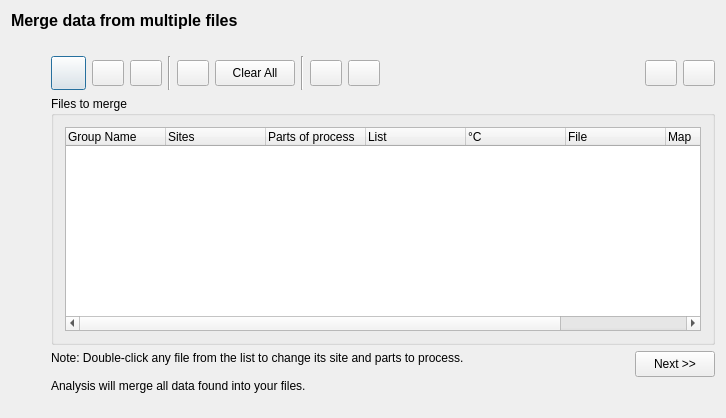
<?xml version="1.0" encoding="UTF-8"?>
<ui version="4.0">
 <class>addfiles_fileslist_basedialog</class>
 <widget class="QDialog" name="addfiles_fileslist_basedialog">
  <property name="geometry">
   <rect>
    <x>0</x>
    <y>0</y>
    <width>726</width>
    <height>418</height>
   </rect>
  </property>
  <property name="minimumSize">
   <size>
    <width>0</width>
    <height>0</height>
   </size>
  </property>
  <property name="windowTitle">
   <string>Form1</string>
  </property>
  <property name="windowIcon">
   <iconset resource="gex.qrc">
    <normaloff>:/gex/icons/gex_application_48x48.png</normaloff>:/gex/icons/gex_application_48x48.png</iconset>
  </property>
  <property name="autoFillBackground">
   <bool>true</bool>
  </property>
  <layout class="QVBoxLayout">
   <item>
    <widget class="QLabel" name="TextLabel1">
     <property name="font">
      <font>
       <family>Ms Sans Serif</family>
       <pointsize>12</pointsize>
       <weight>75</weight>
       <bold>true</bold>
      </font>
     </property>
     <property name="text">
      <string>Merge data from multiple files</string>
     </property>
     <property name="wordWrap">
      <bool>false</bool>
     </property>
    </widget>
   </item>
   <item>
    <spacer name="spacer17">
     <property name="orientation">
      <enum>Qt::Vertical</enum>
     </property>
     <property name="sizeType">
      <enum>QSizePolicy::Fixed</enum>
     </property>
     <property name="sizeHint" stdset="0">
      <size>
       <width>20</width>
       <height>20</height>
      </size>
     </property>
    </spacer>
   </item>
   <item>
    <layout class="QHBoxLayout" name="hBoxLayoutGlobal">
     <item>
      <spacer name="spacer18">
       <property name="orientation">
        <enum>Qt::Horizontal</enum>
       </property>
       <property name="sizeType">
        <enum>QSizePolicy::Fixed</enum>
       </property>
       <property name="sizeHint" stdset="0">
        <size>
         <width>40</width>
         <height>20</height>
        </size>
       </property>
      </spacer>
     </item>
     <item>
      <layout class="QVBoxLayout" name="vBoxLayoutGlobal">
       <item>
        <layout class="QHBoxLayout" name="hBoxLayoutButton">
         <item>
          <widget class="QPushButton" name="buttonTimePeriod">
           <property name="sizePolicy">
            <sizepolicy hsizetype="Fixed" vsizetype="Fixed">
             <horstretch>0</horstretch>
             <verstretch>0</verstretch>
            </sizepolicy>
           </property>
           <property name="minimumSize">
            <size>
             <width>35</width>
             <height>34</height>
            </size>
           </property>
           <property name="maximumSize">
            <size>
             <width>35</width>
             <height>34</height>
            </size>
           </property>
           <property name="toolTip">
            <string>Smart Import (query over a time period and filter criteria: lot name, tester name, etc...)</string>
           </property>
           <property name="text">
            <string/>
           </property>
           <property name="icon">
            <iconset resource="gex.qrc">
             <normaloff>:/gex/icons/file_opendate.png</normaloff>:/gex/icons/file_opendate.png</iconset>
           </property>
           <property name="iconSize">
            <size>
             <width>32</width>
             <height>32</height>
            </size>
           </property>
          </widget>
         </item>
         <item>
          <widget class="QPushButton" name="buttonAddFile">
           <property name="sizePolicy">
            <sizepolicy hsizetype="Fixed" vsizetype="Fixed">
             <horstretch>0</horstretch>
             <verstretch>0</verstretch>
            </sizepolicy>
           </property>
           <property name="minimumSize">
            <size>
             <width>32</width>
             <height>26</height>
            </size>
           </property>
           <property name="maximumSize">
            <size>
             <width>32</width>
             <height>26</height>
            </size>
           </property>
           <property name="toolTip">
            <string>Select files to merge</string>
           </property>
           <property name="text">
            <string/>
           </property>
           <property name="icon">
            <iconset resource="gex.qrc">
             <normaloff>:/gex/icons/file_open.png</normaloff>:/gex/icons/file_open.png</iconset>
           </property>
           <property name="iconSize">
            <size>
             <width>32</width>
             <height>32</height>
            </size>
           </property>
          </widget>
         </item>
         <item>
          <widget class="QPushButton" name="buttonProperties">
           <property name="sizePolicy">
            <sizepolicy hsizetype="Fixed" vsizetype="Fixed">
             <horstretch>0</horstretch>
             <verstretch>0</verstretch>
            </sizepolicy>
           </property>
           <property name="minimumSize">
            <size>
             <width>32</width>
             <height>26</height>
            </size>
           </property>
           <property name="maximumSize">
            <size>
             <width>32</width>
             <height>26</height>
            </size>
           </property>
           <property name="focusPolicy">
            <enum>Qt::NoFocus</enum>
           </property>
           <property name="toolTip">
            <string>Properties: File details and parts/sites to process (supports multi-files selection)</string>
           </property>
           <property name="text">
            <string/>
           </property>
           <property name="icon">
            <iconset resource="gex.qrc">
             <normaloff>:/gex/icons/properties.png</normaloff>:/gex/icons/properties.png</iconset>
           </property>
           <property name="iconSize">
            <size>
             <width>32</width>
             <height>32</height>
            </size>
           </property>
          </widget>
         </item>
         <item>
          <widget class="Line" name="Line1">
           <property name="frameShape">
            <enum>QFrame::VLine</enum>
           </property>
           <property name="frameShadow">
            <enum>QFrame::Sunken</enum>
           </property>
          </widget>
         </item>
         <item>
          <widget class="QPushButton" name="buttonRemoveFile">
           <property name="sizePolicy">
            <sizepolicy hsizetype="Fixed" vsizetype="Fixed">
             <horstretch>0</horstretch>
             <verstretch>0</verstretch>
            </sizepolicy>
           </property>
           <property name="minimumSize">
            <size>
             <width>32</width>
             <height>26</height>
            </size>
           </property>
           <property name="maximumSize">
            <size>
             <width>32</width>
             <height>26</height>
            </size>
           </property>
           <property name="toolTip">
            <string>Remove selected files from list</string>
           </property>
           <property name="text">
            <string/>
           </property>
           <property name="icon">
            <iconset resource="gex.qrc">
             <normaloff>:/gex/icons/file_remove.png</normaloff>:/gex/icons/file_remove.png</iconset>
           </property>
           <property name="iconSize">
            <size>
             <width>32</width>
             <height>32</height>
            </size>
           </property>
          </widget>
         </item>
         <item>
          <widget class="QPushButton" name="PushButtonClearAll">
           <property name="sizePolicy">
            <sizepolicy hsizetype="Fixed" vsizetype="Fixed">
             <horstretch>0</horstretch>
             <verstretch>0</verstretch>
            </sizepolicy>
           </property>
           <property name="minimumSize">
            <size>
             <width>80</width>
             <height>26</height>
            </size>
           </property>
           <property name="maximumSize">
            <size>
             <width>80</width>
             <height>26</height>
            </size>
           </property>
           <property name="toolTip">
            <string>Remove ALL files from list</string>
           </property>
           <property name="text">
            <string>Clear All</string>
           </property>
          </widget>
         </item>
         <item>
          <widget class="Line" name="Line2">
           <property name="frameShape">
            <enum>QFrame::VLine</enum>
           </property>
           <property name="frameShadow">
            <enum>QFrame::Sunken</enum>
           </property>
          </widget>
         </item>
         <item>
          <widget class="QPushButton" name="buttonUp">
           <property name="sizePolicy">
            <sizepolicy hsizetype="Fixed" vsizetype="Fixed">
             <horstretch>0</horstretch>
             <verstretch>0</verstretch>
            </sizepolicy>
           </property>
           <property name="minimumSize">
            <size>
             <width>32</width>
             <height>26</height>
            </size>
           </property>
           <property name="maximumSize">
            <size>
             <width>32</width>
             <height>26</height>
            </size>
           </property>
           <property name="toolTip">
            <string>Move selection Up (Reorder)</string>
           </property>
           <property name="text">
            <string/>
           </property>
           <property name="icon">
            <iconset resource="gex.qrc">
             <normaloff>:/gex/icons/arrow_up.png</normaloff>:/gex/icons/arrow_up.png</iconset>
           </property>
           <property name="iconSize">
            <size>
             <width>32</width>
             <height>32</height>
            </size>
           </property>
          </widget>
         </item>
         <item>
          <widget class="QPushButton" name="buttonDown">
           <property name="sizePolicy">
            <sizepolicy hsizetype="Fixed" vsizetype="Fixed">
             <horstretch>0</horstretch>
             <verstretch>0</verstretch>
            </sizepolicy>
           </property>
           <property name="minimumSize">
            <size>
             <width>32</width>
             <height>26</height>
            </size>
           </property>
           <property name="maximumSize">
            <size>
             <width>32</width>
             <height>26</height>
            </size>
           </property>
           <property name="toolTip">
            <string>Move selection Down (Reorder)</string>
           </property>
           <property name="text">
            <string/>
           </property>
           <property name="icon">
            <iconset resource="gex.qrc">
             <normaloff>:/gex/icons/arrow_down.png</normaloff>:/gex/icons/arrow_down.png</iconset>
           </property>
           <property name="iconSize">
            <size>
             <width>32</width>
             <height>32</height>
            </size>
           </property>
          </widget>
         </item>
         <item>
          <spacer name="spacer14">
           <property name="orientation">
            <enum>Qt::Horizontal</enum>
           </property>
           <property name="sizeType">
            <enum>QSizePolicy::Expanding</enum>
           </property>
           <property name="sizeHint" stdset="0">
            <size>
             <width>211</width>
             <height>20</height>
            </size>
           </property>
          </spacer>
         </item>
         <item>
          <widget class="QPushButton" name="buttonLoadDatasetList">
           <property name="sizePolicy">
            <sizepolicy hsizetype="Fixed" vsizetype="Fixed">
             <horstretch>0</horstretch>
             <verstretch>0</verstretch>
            </sizepolicy>
           </property>
           <property name="minimumSize">
            <size>
             <width>32</width>
             <height>26</height>
            </size>
           </property>
           <property name="maximumSize">
            <size>
             <width>32</width>
             <height>26</height>
            </size>
           </property>
           <property name="toolTip">
            <string>Load List of files from disk (script file)</string>
           </property>
           <property name="text">
            <string/>
           </property>
           <property name="icon">
            <iconset resource="gex.qrc">
             <normaloff>:/gex/icons/filelist_open.png</normaloff>:/gex/icons/filelist_open.png</iconset>
           </property>
           <property name="iconSize">
            <size>
             <width>32</width>
             <height>32</height>
            </size>
           </property>
          </widget>
         </item>
         <item>
          <widget class="QPushButton" name="buttonSaveDatasetList">
           <property name="sizePolicy">
            <sizepolicy hsizetype="Fixed" vsizetype="Fixed">
             <horstretch>0</horstretch>
             <verstretch>0</verstretch>
            </sizepolicy>
           </property>
           <property name="minimumSize">
            <size>
             <width>32</width>
             <height>26</height>
            </size>
           </property>
           <property name="maximumSize">
            <size>
             <width>32</width>
             <height>26</height>
            </size>
           </property>
           <property name="toolTip">
            <string>Save List of Files to disk (script file)...</string>
           </property>
           <property name="text">
            <string/>
           </property>
           <property name="icon">
            <iconset resource="gex.qrc">
             <normaloff>:/gex/icons/file_save.png</normaloff>:/gex/icons/file_save.png</iconset>
           </property>
           <property name="iconSize">
            <size>
             <width>32</width>
             <height>32</height>
            </size>
           </property>
          </widget>
         </item>
        </layout>
       </item>
       <item>
        <widget class="QGroupBox" name="groupBox">
         <property name="title">
          <string>Files to merge</string>
         </property>
         <layout class="QGridLayout" name="gridLayout">
          <item row="0" column="0">
           <widget class="QTreeWidget" name="treeWidget">
            <property name="contextMenuPolicy">
             <enum>Qt::CustomContextMenu</enum>
            </property>
            <property name="selectionMode">
             <enum>QAbstractItemView::ExtendedSelection</enum>
            </property>
            <property name="rootIsDecorated">
             <bool>false</bool>
            </property>
            <property name="allColumnsShowFocus">
             <bool>true</bool>
            </property>
            <column>
             <property name="text">
              <string notr="true">Group Name</string>
             </property>
            </column>
            <column>
             <property name="text">
              <string>Sites</string>
             </property>
            </column>
            <column>
             <property name="text">
              <string>Parts of process</string>
             </property>
            </column>
            <column>
             <property name="text">
              <string>List</string>
             </property>
            </column>
            <column>
             <property name="text">
              <string>°C</string>
             </property>
            </column>
            <column>
             <property name="text">
              <string>File</string>
             </property>
            </column>
            <column>
             <property name="text">
              <string>Map</string>
             </property>
            </column>
            <column>
             <property name="text">
              <string>Wafer ID</string>
             </property>
            </column>
           </widget>
          </item>
         </layout>
        </widget>
       </item>
       <item>
        <layout class="QGridLayout" name="gridLayoutBottom">
         <item row="1" column="1">
          <spacer name="spacer16">
           <property name="orientation">
            <enum>Qt::Vertical</enum>
           </property>
           <property name="sizeType">
            <enum>QSizePolicy::Minimum</enum>
           </property>
           <property name="sizeHint" stdset="0">
            <size>
             <width>20</width>
             <height>30</height>
            </size>
           </property>
          </spacer>
         </item>
         <item row="0" column="1">
          <widget class="QPushButton" name="buttonSettings">
           <property name="sizePolicy">
            <sizepolicy hsizetype="Fixed" vsizetype="Fixed">
             <horstretch>0</horstretch>
             <verstretch>0</verstretch>
            </sizepolicy>
           </property>
           <property name="minimumSize">
            <size>
             <width>80</width>
             <height>26</height>
            </size>
           </property>
           <property name="maximumSize">
            <size>
             <width>80</width>
             <height>26</height>
            </size>
           </property>
           <property name="toolTip">
            <string>Report Settings: Lets you select the tables and charts to create...</string>
           </property>
           <property name="text">
            <string>Next &gt;&gt;</string>
           </property>
          </widget>
         </item>
         <item row="0" column="0" rowspan="2">
          <widget class="QLabel" name="TextLabel1_2">
           <property name="minimumSize">
            <size>
             <width>0</width>
             <height>0</height>
            </size>
           </property>
           <property name="text">
            <string>Note: Double-click any file from the list to change its site and parts to process.

Analysis will merge all data found into your files.</string>
           </property>
           <property name="alignment">
            <set>Qt::AlignLeading|Qt::AlignLeft|Qt::AlignTop</set>
           </property>
           <property name="wordWrap">
            <bool>true</bool>
           </property>
          </widget>
         </item>
        </layout>
       </item>
      </layout>
     </item>
    </layout>
   </item>
  </layout>
 </widget>
 <layoutdefault spacing="6" margin="11"/>
 <resources>
  <include location="gex.qrc"/>
 </resources>
 <connections/>
</ui>
